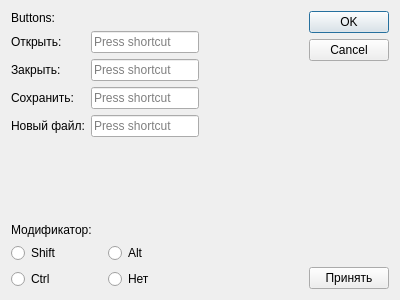
<?xml version="1.0" encoding="UTF-8"?>
<ui version="4.0">
 <class>Dialog</class>
 <widget class="QDialog" name="Dialog">
  <property name="geometry">
   <rect>
    <x>0</x>
    <y>0</y>
    <width>400</width>
    <height>300</height>
   </rect>
  </property>
  <property name="windowTitle">
   <string>Dialog</string>
  </property>
  <layout class="QGridLayout" name="gridLayout_5">
   <item row="0" column="0">
    <layout class="QGridLayout" name="gridLayout_4">
     <item row="0" column="2" rowspan="2">
      <layout class="QGridLayout" name="gridLayout_3">
       <item row="0" column="0">
        <widget class="QDialogButtonBox" name="buttonBox">
         <property name="orientation">
          <enum>Qt::Vertical</enum>
         </property>
         <property name="standardButtons">
          <set>QDialogButtonBox::Cancel|QDialogButtonBox::Ok</set>
         </property>
        </widget>
       </item>
       <item row="2" column="0">
        <widget class="QPushButton" name="pushButton">
         <property name="text">
          <string>Принять</string>
         </property>
        </widget>
       </item>
       <item row="1" column="0">
        <spacer name="verticalSpacer">
         <property name="orientation">
          <enum>Qt::Vertical</enum>
         </property>
         <property name="sizeHint" stdset="0">
          <size>
           <width>20</width>
           <height>40</height>
          </size>
         </property>
        </spacer>
       </item>
      </layout>
     </item>
     <item row="1" column="0">
      <layout class="QGridLayout" name="gridLayout_2">
       <item row="2" column="1">
        <widget class="QRadioButton" name="radioButton_4">
         <property name="text">
          <string>Alt</string>
         </property>
        </widget>
       </item>
       <item row="1" column="0">
        <widget class="QLabel" name="label_6">
         <property name="text">
          <string>Модификатор:</string>
         </property>
        </widget>
       </item>
       <item row="3" column="0">
        <widget class="QRadioButton" name="radioButton_2">
         <property name="text">
          <string>Ctrl</string>
         </property>
        </widget>
       </item>
       <item row="3" column="1">
        <widget class="QRadioButton" name="radioButton_3">
         <property name="text">
          <string>Нет</string>
         </property>
        </widget>
       </item>
       <item row="2" column="0">
        <widget class="QRadioButton" name="radioButton">
         <property name="text">
          <string>Shift</string>
         </property>
        </widget>
       </item>
       <item row="0" column="0">
        <spacer name="verticalSpacer_2">
         <property name="orientation">
          <enum>Qt::Vertical</enum>
         </property>
         <property name="sizeHint" stdset="0">
          <size>
           <width>20</width>
           <height>40</height>
          </size>
         </property>
        </spacer>
       </item>
      </layout>
     </item>
     <item row="0" column="0">
      <layout class="QGridLayout" name="gridLayout">
       <item row="0" column="0">
        <widget class="QLabel" name="label">
         <property name="text">
          <string>Buttons:</string>
         </property>
        </widget>
       </item>
       <item row="1" column="0">
        <widget class="QLabel" name="label_2">
         <property name="text">
          <string>Открыть:</string>
         </property>
        </widget>
       </item>
       <item row="1" column="1">
        <widget class="QKeySequenceEdit" name="keySequenceEdit"/>
       </item>
       <item row="2" column="0">
        <widget class="QLabel" name="label_3">
         <property name="text">
          <string>Закрыть:</string>
         </property>
        </widget>
       </item>
       <item row="2" column="1">
        <widget class="QKeySequenceEdit" name="keySequenceEdit_2"/>
       </item>
       <item row="3" column="0">
        <widget class="QLabel" name="label_5">
         <property name="text">
          <string>Сохранить:</string>
         </property>
        </widget>
       </item>
       <item row="3" column="1">
        <widget class="QKeySequenceEdit" name="keySequenceEdit_3"/>
       </item>
       <item row="4" column="0">
        <widget class="QLabel" name="label_4">
         <property name="text">
          <string>Новый файл:</string>
         </property>
        </widget>
       </item>
       <item row="4" column="1">
        <widget class="QKeySequenceEdit" name="keySequenceEdit_4"/>
       </item>
      </layout>
     </item>
     <item row="0" column="1">
      <spacer name="horizontalSpacer">
       <property name="orientation">
        <enum>Qt::Horizontal</enum>
       </property>
       <property name="sizeHint" stdset="0">
        <size>
         <width>40</width>
         <height>20</height>
        </size>
       </property>
      </spacer>
     </item>
    </layout>
   </item>
  </layout>
 </widget>
 <resources/>
 <connections>
  <connection>
   <sender>buttonBox</sender>
   <signal>accepted()</signal>
   <receiver>Dialog</receiver>
   <slot>accept()</slot>
   <hints>
    <hint type="sourcelabel">
     <x>248</x>
     <y>254</y>
    </hint>
    <hint type="destinationlabel">
     <x>157</x>
     <y>274</y>
    </hint>
   </hints>
  </connection>
  <connection>
   <sender>buttonBox</sender>
   <signal>rejected()</signal>
   <receiver>Dialog</receiver>
   <slot>reject()</slot>
   <hints>
    <hint type="sourcelabel">
     <x>316</x>
     <y>260</y>
    </hint>
    <hint type="destinationlabel">
     <x>286</x>
     <y>274</y>
    </hint>
   </hints>
  </connection>
 </connections>
</ui>
